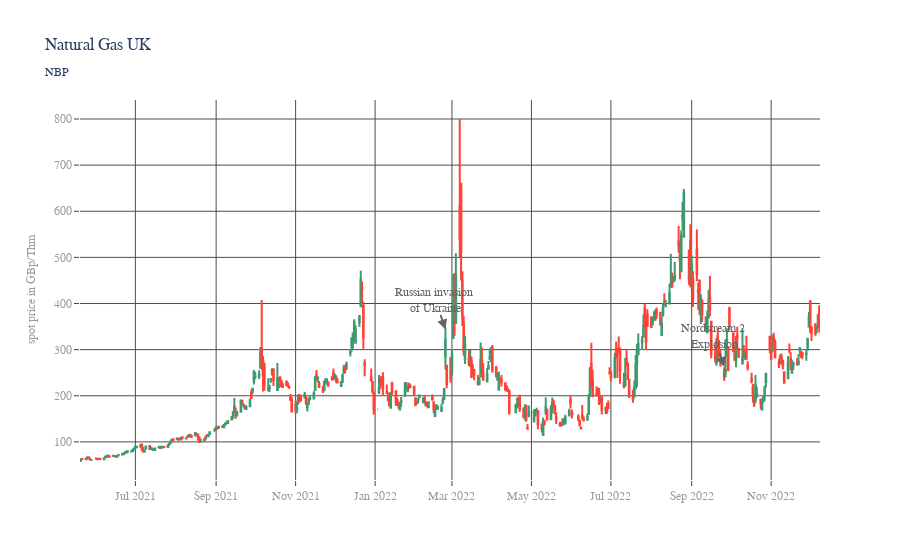

The code cell stored with this chart in its notebook:
### Code cell
candlestick_chart(filename="nbp", y_axis_title="spot price in GBp/Thm", title="Natural Gas UK<br><sub>NBP</sub>")

### Figure 1 — Plotly figure (JSON) as saved in the notebook; plotly's stock layout.template omitted (floating-point values rounded to 4 significant figures; data arrays with more than 128 entries replaced by an {"elided": "..."} marker saying what was removed)
{"data": [{"close": {"elided": "399 float values"}, "high": {"elided": "399 float values"}, "low": {"elided": "399 float values"}, "open": {"elided": "399 float values"}, "type": "candlestick", "x": {"elided": "399 str values"}}], "layout": {"annotations": [{"align": "center", "arrowcolor": "#636363", "arrowhead": 2, "arrowsize": 1, "arrowwidth": 2, "font": {"color": "#636363", "family": "Courier New, monospace", "size": 12}, "showarrow": true, "text": "Russian invasion <br>of Ukraine", "x": "2022-02-24T00:00:00", "y": 322.0, "yshift": 10}, {"align": "center", "arrowcolor": "#636363", "arrowhead": 2, "arrowsize": 1, "arrowwidth": 2, "font": {"color": "#636363", "family": "Courier New, monospace", "size": 12}, "showarrow": true, "text": "Nordstream 2 <br>Explosion", "x": "2022-09-26T00:00:00", "y": 240.8, "yshift": 10}], "font": {"family": "Helvetica"}, "legend": {"font": {"size": 14}}, "paper_bgcolor": "rgba(0,0,0,0)", "plot_bgcolor": "rgba(0,0,0,0)", "title": {"text": "Natural Gas UK<br><sub>NBP</sub>"}, "xaxis": {"gridcolor": "#4c4c4c", "gridwidth": 1, "mirror": true, "rangeslider": {"visible": false}, "showline": true, "tickfont": {"color": "#9c9c9c", "family": "Helvetica", "size": 12}, "ticks": "outside", "title": {"font": {"color": "#9c9c9c", "size": 12}, "text": ""}}, "yaxis": {"gridcolor": "#4c4c4c", "gridwidth": 1, "mirror": true, "showline": true, "tickfont": {"color": "#9c9c9c", "family": "Helvetica", "size": 12}, "ticks": "outside", "title": {"font": {"color": "#9c9c9c", "size": 12}, "text": "spot price in GBp/Thm"}}}}
